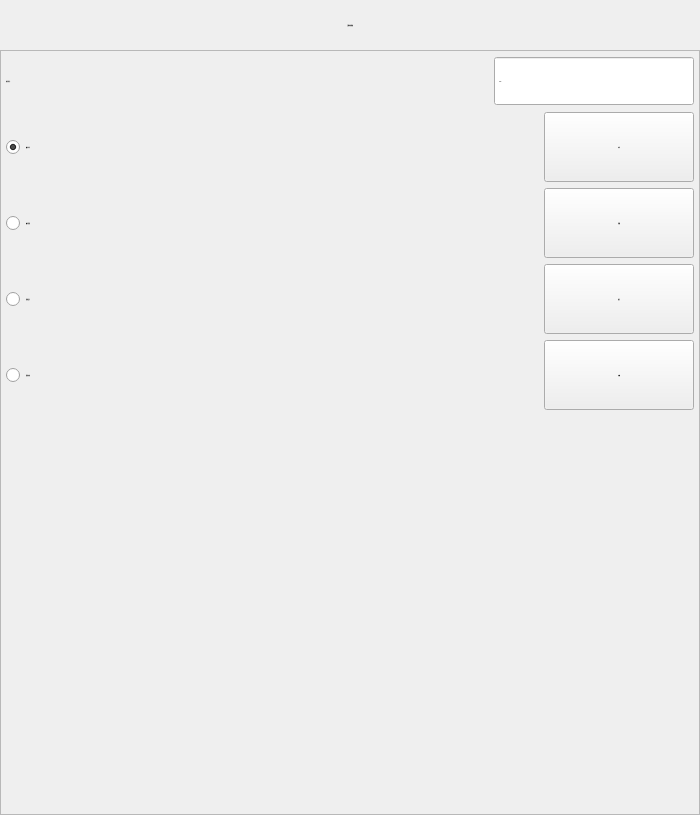
<?xml version="1.0" encoding="UTF-8"?>
<ui version="4.0">
 <class>FormActPro</class>
 <widget class="QWidget" name="FormActPro">
  <property name="geometry">
   <rect>
    <x>0</x>
    <y>0</y>
    <width>700</width>
    <height>815</height>
   </rect>
  </property>
  <property name="minimumSize">
   <size>
    <width>700</width>
    <height>815</height>
   </size>
  </property>
  <property name="maximumSize">
   <size>
    <width>700</width>
    <height>815</height>
   </size>
  </property>
  <property name="font">
   <font>
    <family>微软雅黑</family>
    <pointsize>-1</pointsize>
    <weight>50</weight>
    <italic>false</italic>
    <bold>false</bold>
   </font>
  </property>
  <property name="windowTitle">
   <string notr="true">正臂动作</string>
  </property>
  <property name="toolTip">
   <string notr="true"/>
  </property>
  <property name="statusTip">
   <string notr="true"/>
  </property>
  <property name="whatsThis">
   <string notr="true"/>
  </property>
  <property name="accessibleName">
   <string notr="true"/>
  </property>
  <property name="accessibleDescription">
   <string notr="true"/>
  </property>
  <property name="styleSheet">
   <string notr="true">font: 28px &quot;微软雅黑&quot;;</string>
  </property>
  <property name="windowFilePath">
   <string notr="true"/>
  </property>
  <layout class="QVBoxLayout" name="verticalLayout">
   <property name="spacing">
    <number>0</number>
   </property>
   <property name="margin">
    <number>0</number>
   </property>
   <item>
    <widget class="QLabel" name="labelParaTitle">
     <property name="sizePolicy">
      <sizepolicy hsizetype="Preferred" vsizetype="Fixed">
       <horstretch>0</horstretch>
       <verstretch>0</verstretch>
      </sizepolicy>
     </property>
     <property name="minimumSize">
      <size>
       <width>0</width>
       <height>50</height>
      </size>
     </property>
     <property name="font">
      <font>
       <family>微软雅黑</family>
       <pointsize>-1</pointsize>
       <weight>50</weight>
       <italic>false</italic>
       <bold>false</bold>
      </font>
     </property>
     <property name="styleSheet">
      <string notr="true">QLabel#labelParaTitle
{
	color: black;
	border-image: url(:/img/widget/Panel.png) 0 4 0 4;
	border-left: 4px transparent;
	border-right: 4px transparent;
}
</string>
     </property>
     <property name="text">
      <string>正臂动作参数</string>
     </property>
     <property name="alignment">
      <set>Qt::AlignCenter</set>
     </property>
    </widget>
   </item>
   <item>
    <widget class="QFrame" name="frameActPro">
     <property name="font">
      <font>
       <family>微软雅黑</family>
       <pointsize>-1</pointsize>
       <weight>50</weight>
       <italic>false</italic>
       <bold>false</bold>
      </font>
     </property>
     <property name="styleSheet">
      <string notr="true"/>
     </property>
     <property name="frameShape">
      <enum>QFrame::StyledPanel</enum>
     </property>
     <property name="frameShadow">
      <enum>QFrame::Plain</enum>
     </property>
     <property name="IsMainArea" stdset="0">
      <bool>true</bool>
     </property>
     <layout class="QGridLayout" name="gridLayout">
      <property name="margin">
       <number>5</number>
      </property>
      <item row="0" column="0">
       <layout class="QHBoxLayout" name="horizontalLayout_5">
        <item>
         <widget class="QLabel" name="labelTime">
          <property name="sizePolicy">
           <sizepolicy hsizetype="Expanding" vsizetype="Fixed">
            <horstretch>0</horstretch>
            <verstretch>0</verstretch>
           </sizepolicy>
          </property>
          <property name="minimumSize">
           <size>
            <width>150</width>
            <height>50</height>
           </size>
          </property>
          <property name="maximumSize">
           <size>
            <width>16777215</width>
            <height>50</height>
           </size>
          </property>
          <property name="font">
           <font>
            <family>微软雅黑</family>
            <pointsize>-1</pointsize>
            <weight>50</weight>
            <italic>false</italic>
            <bold>false</bold>
           </font>
          </property>
          <property name="text">
           <string>动作时间：</string>
          </property>
         </widget>
        </item>
        <item>
         <widget class="xDoubleSpinBox" name="BoxDelay">
          <property name="enabled">
           <bool>true</bool>
          </property>
          <property name="sizePolicy">
           <sizepolicy hsizetype="Fixed" vsizetype="Fixed">
            <horstretch>0</horstretch>
            <verstretch>0</verstretch>
           </sizepolicy>
          </property>
          <property name="minimumSize">
           <size>
            <width>200</width>
            <height>50</height>
           </size>
          </property>
          <property name="maximumSize">
           <size>
            <width>200</width>
            <height>50</height>
           </size>
          </property>
          <property name="font">
           <font>
            <family>微软雅黑</family>
            <pointsize>-1</pointsize>
            <weight>50</weight>
            <italic>false</italic>
            <bold>false</bold>
           </font>
          </property>
          <property name="focusPolicy">
           <enum>Qt::ClickFocus</enum>
          </property>
          <property name="alignment">
           <set>Qt::AlignLeading|Qt::AlignLeft|Qt::AlignVCenter</set>
          </property>
          <property name="buttonSymbols">
           <enum>QAbstractSpinBox::NoButtons</enum>
          </property>
          <property name="specialValueText">
           <string notr="true"/>
          </property>
          <property name="keyboardTracking">
           <bool>false</bool>
          </property>
          <property name="prefix">
           <string notr="true"/>
          </property>
          <property name="suffix">
           <string notr="true">s</string>
          </property>
          <property name="decimals">
           <number>2</number>
          </property>
          <property name="maximum">
           <double>600.000000000000000</double>
          </property>
          <property name="singleStep">
           <double>0.100000000000000</double>
          </property>
          <property name="HasBtn" stdset="0">
           <bool>true</bool>
          </property>
         </widget>
        </item>
       </layout>
      </item>
      <item row="1" column="0">
       <layout class="QHBoxLayout" name="horizontalLayout">
        <item>
         <widget class="xRadioButton" name="radioButton_hor">
          <property name="sizePolicy">
           <sizepolicy hsizetype="Expanding" vsizetype="Fixed">
            <horstretch>0</horstretch>
            <verstretch>0</verstretch>
           </sizepolicy>
          </property>
          <property name="minimumSize">
           <size>
            <width>150</width>
            <height>50</height>
           </size>
          </property>
          <property name="maximumSize">
           <size>
            <width>16777215</width>
            <height>50</height>
           </size>
          </property>
          <property name="font">
           <font>
            <family>微软雅黑</family>
            <pointsize>-1</pointsize>
            <weight>50</weight>
            <italic>false</italic>
            <bold>false</bold>
           </font>
          </property>
          <property name="focusPolicy">
           <enum>Qt::NoFocus</enum>
          </property>
          <property name="text">
           <string>倒角水平</string>
          </property>
          <property name="iconSize">
           <size>
            <width>32</width>
            <height>32</height>
           </size>
          </property>
          <property name="checked">
           <bool>true</bool>
          </property>
         </widget>
        </item>
        <item>
         <widget class="xPushButton" name="BtnHor">
          <property name="minimumSize">
           <size>
            <width>150</width>
            <height>70</height>
           </size>
          </property>
          <property name="maximumSize">
           <size>
            <width>150</width>
            <height>70</height>
           </size>
          </property>
          <property name="font">
           <font>
            <family>微软雅黑</family>
            <pointsize>-1</pointsize>
            <weight>50</weight>
            <italic>false</italic>
            <bold>false</bold>
           </font>
          </property>
          <property name="focusPolicy">
           <enum>Qt::NoFocus</enum>
          </property>
          <property name="layoutDirection">
           <enum>Qt::RightToLeft</enum>
          </property>
          <property name="text">
           <string>水平</string>
          </property>
         </widget>
        </item>
       </layout>
      </item>
      <item row="2" column="0">
       <layout class="QHBoxLayout" name="horizontalLayout_2">
        <item>
         <widget class="xRadioButton" name="radioButton_ver">
          <property name="sizePolicy">
           <sizepolicy hsizetype="Expanding" vsizetype="Fixed">
            <horstretch>0</horstretch>
            <verstretch>0</verstretch>
           </sizepolicy>
          </property>
          <property name="minimumSize">
           <size>
            <width>150</width>
            <height>50</height>
           </size>
          </property>
          <property name="maximumSize">
           <size>
            <width>16777215</width>
            <height>50</height>
           </size>
          </property>
          <property name="font">
           <font>
            <family>微软雅黑</family>
            <pointsize>-1</pointsize>
            <weight>50</weight>
            <italic>false</italic>
            <bold>false</bold>
           </font>
          </property>
          <property name="focusPolicy">
           <enum>Qt::NoFocus</enum>
          </property>
          <property name="text">
           <string>倒角垂直</string>
          </property>
          <property name="iconSize">
           <size>
            <width>32</width>
            <height>32</height>
           </size>
          </property>
         </widget>
        </item>
        <item>
         <widget class="xPushButton" name="BtnVer">
          <property name="minimumSize">
           <size>
            <width>150</width>
            <height>70</height>
           </size>
          </property>
          <property name="maximumSize">
           <size>
            <width>150</width>
            <height>70</height>
           </size>
          </property>
          <property name="font">
           <font>
            <family>微软雅黑</family>
            <pointsize>-1</pointsize>
            <weight>50</weight>
            <italic>false</italic>
            <bold>false</bold>
           </font>
          </property>
          <property name="focusPolicy">
           <enum>Qt::NoFocus</enum>
          </property>
          <property name="layoutDirection">
           <enum>Qt::RightToLeft</enum>
          </property>
          <property name="text">
           <string>垂直</string>
          </property>
         </widget>
        </item>
       </layout>
      </item>
      <item row="3" column="0">
       <layout class="QHBoxLayout" name="horizontalLayout_3">
        <item>
         <widget class="xRadioButton" name="radioButton_jig_r">
          <property name="sizePolicy">
           <sizepolicy hsizetype="Expanding" vsizetype="Fixed">
            <horstretch>0</horstretch>
            <verstretch>0</verstretch>
           </sizepolicy>
          </property>
          <property name="minimumSize">
           <size>
            <width>150</width>
            <height>50</height>
           </size>
          </property>
          <property name="maximumSize">
           <size>
            <width>16777215</width>
            <height>50</height>
           </size>
          </property>
          <property name="font">
           <font>
            <family>微软雅黑</family>
            <pointsize>-1</pointsize>
            <weight>50</weight>
            <italic>false</italic>
            <bold>false</bold>
           </font>
          </property>
          <property name="focusPolicy">
           <enum>Qt::NoFocus</enum>
          </property>
          <property name="text">
           <string>治具松开</string>
          </property>
          <property name="iconSize">
           <size>
            <width>32</width>
            <height>32</height>
           </size>
          </property>
         </widget>
        </item>
        <item>
         <widget class="xPushButton" name="BtnJig_r">
          <property name="minimumSize">
           <size>
            <width>150</width>
            <height>70</height>
           </size>
          </property>
          <property name="maximumSize">
           <size>
            <width>150</width>
            <height>70</height>
           </size>
          </property>
          <property name="font">
           <font>
            <family>微软雅黑</family>
            <pointsize>-1</pointsize>
            <weight>50</weight>
            <italic>false</italic>
            <bold>false</bold>
           </font>
          </property>
          <property name="focusPolicy">
           <enum>Qt::NoFocus</enum>
          </property>
          <property name="layoutDirection">
           <enum>Qt::RightToLeft</enum>
          </property>
          <property name="text">
           <string>松开</string>
          </property>
         </widget>
        </item>
       </layout>
      </item>
      <item row="4" column="0">
       <layout class="QHBoxLayout" name="horizontalLayout_4">
        <item>
         <widget class="xRadioButton" name="radioButton_jig_b">
          <property name="sizePolicy">
           <sizepolicy hsizetype="Expanding" vsizetype="Fixed">
            <horstretch>0</horstretch>
            <verstretch>0</verstretch>
           </sizepolicy>
          </property>
          <property name="minimumSize">
           <size>
            <width>150</width>
            <height>50</height>
           </size>
          </property>
          <property name="maximumSize">
           <size>
            <width>16777215</width>
            <height>50</height>
           </size>
          </property>
          <property name="font">
           <font>
            <family>微软雅黑</family>
            <pointsize>-1</pointsize>
            <weight>50</weight>
            <italic>false</italic>
            <bold>false</bold>
           </font>
          </property>
          <property name="focusPolicy">
           <enum>Qt::NoFocus</enum>
          </property>
          <property name="text">
           <string>治具夹紧</string>
          </property>
          <property name="iconSize">
           <size>
            <width>32</width>
            <height>32</height>
           </size>
          </property>
         </widget>
        </item>
        <item>
         <widget class="xPushButton" name="BtnJig_b">
          <property name="minimumSize">
           <size>
            <width>150</width>
            <height>70</height>
           </size>
          </property>
          <property name="maximumSize">
           <size>
            <width>150</width>
            <height>70</height>
           </size>
          </property>
          <property name="font">
           <font>
            <family>微软雅黑</family>
            <pointsize>-1</pointsize>
            <weight>50</weight>
            <italic>false</italic>
            <bold>false</bold>
           </font>
          </property>
          <property name="focusPolicy">
           <enum>Qt::NoFocus</enum>
          </property>
          <property name="layoutDirection">
           <enum>Qt::RightToLeft</enum>
          </property>
          <property name="text">
           <string>夹紧</string>
          </property>
         </widget>
        </item>
       </layout>
      </item>
      <item row="5" column="0">
       <spacer name="verticalSpacer">
        <property name="orientation">
         <enum>Qt::Vertical</enum>
        </property>
        <property name="sizeHint" stdset="0">
         <size>
          <width>20</width>
          <height>40</height>
         </size>
        </property>
       </spacer>
      </item>
     </layout>
    </widget>
   </item>
  </layout>
  <zorder>frameActPro</zorder>
  <zorder>labelParaTitle</zorder>
 </widget>
 <customwidgets>
  <customwidget>
   <class>xPushButton</class>
   <extends>QPushButton</extends>
   <header>xpushbutton.h</header>
  </customwidget>
  <customwidget>
   <class>xRadioButton</class>
   <extends>QRadioButton</extends>
   <header>xradiobutton.h</header>
  </customwidget>
  <customwidget>
   <class>xDoubleSpinBox</class>
   <extends>QDoubleSpinBox</extends>
   <header>xdoublespinbox.h</header>
   <slots>
    <signal>clicked()</signal>
   </slots>
  </customwidget>
 </customwidgets>
 <resources/>
 <connections>
  <connection>
   <sender>BoxDelay</sender>
   <signal>clicked()</signal>
   <receiver>FormActPro</receiver>
   <slot>inputDelay()</slot>
   <hints>
    <hint type="sourcelabel">
     <x>242</x>
     <y>86</y>
    </hint>
    <hint type="destinationlabel">
     <x>158</x>
     <y>0</y>
    </hint>
   </hints>
  </connection>
  <connection>
   <sender>BtnVer</sender>
   <signal>clicked()</signal>
   <receiver>FormActPro</receiver>
   <slot>armVer()</slot>
   <hints>
    <hint type="sourcelabel">
     <x>248</x>
     <y>134</y>
    </hint>
    <hint type="destinationlabel">
     <x>398</x>
     <y>133</y>
    </hint>
   </hints>
  </connection>
  <connection>
   <sender>BtnHor</sender>
   <signal>clicked()</signal>
   <receiver>FormActPro</receiver>
   <slot>armHor()</slot>
   <hints>
    <hint type="sourcelabel">
     <x>246</x>
     <y>174</y>
    </hint>
    <hint type="destinationlabel">
     <x>405</x>
     <y>181</y>
    </hint>
   </hints>
  </connection>
  <connection>
   <sender>BtnJig_r</sender>
   <signal>clicked()</signal>
   <receiver>FormActPro</receiver>
   <slot>armJigR()</slot>
   <hints>
    <hint type="sourcelabel">
     <x>219</x>
     <y>238</y>
    </hint>
    <hint type="destinationlabel">
     <x>147</x>
     <y>200</y>
    </hint>
   </hints>
  </connection>
  <connection>
   <sender>BtnJig_b</sender>
   <signal>clicked()</signal>
   <receiver>FormActPro</receiver>
   <slot>armJigB()</slot>
   <hints>
    <hint type="sourcelabel">
     <x>219</x>
     <y>284</y>
    </hint>
    <hint type="destinationlabel">
     <x>147</x>
     <y>200</y>
    </hint>
   </hints>
  </connection>
 </connections>
 <slots>
  <slot>inputDelay()</slot>
  <slot>armVer()</slot>
  <slot>armHor()</slot>
  <slot>armJigR()</slot>
  <slot>armJigB()</slot>
 </slots>
</ui>
